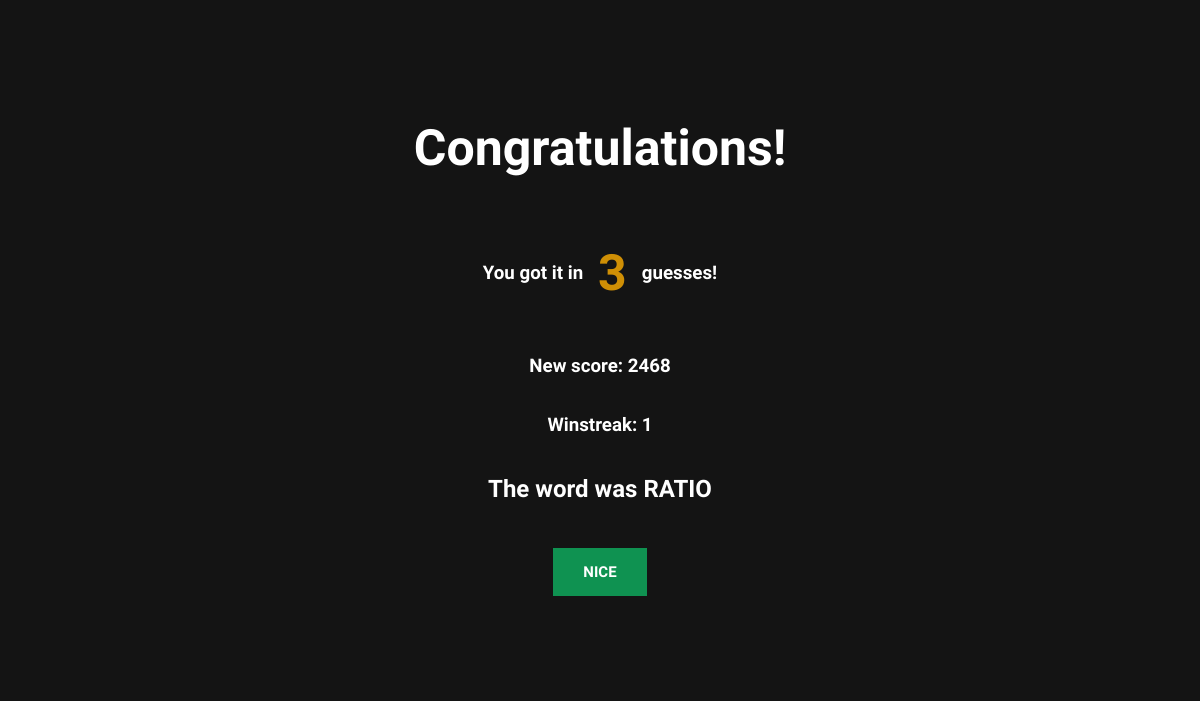
/win/ (signed in), run on an earlier commit of the app's database.
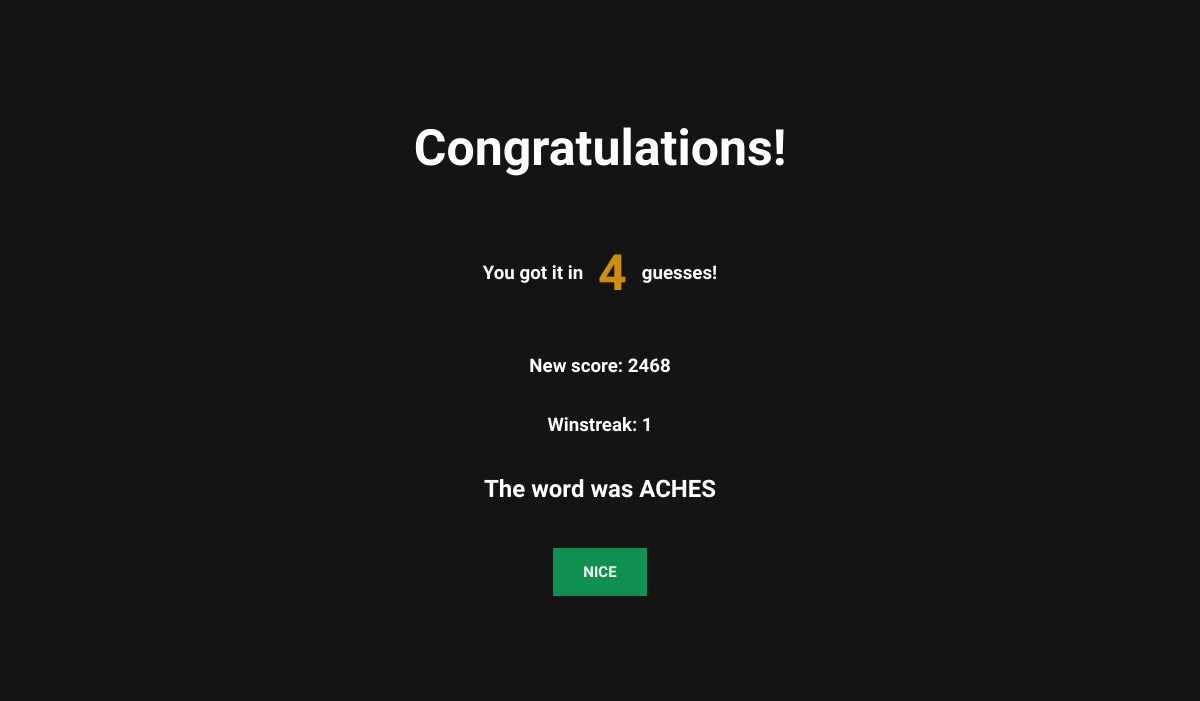
And on a later commit of the database.
### base/models.py (models this page shows, shortened)
class Guess(models.Model):
    user = models.ForeignKey(User, on_delete=models.CASCADE)
    word = models.CharField(max_length=5)
    attempt_number = models.PositiveIntegerField(default=0)
    result = models.JSONField(default=list)

class Answer(models.Model):
    word = models.CharField(max_length=5, default='')

### base/views.py (the view)
# urls.py: path('win/', views.win, name='win'),
def win(request):
    user = User.objects.get(id=request.user.id)
    answer = Answer.objects.first()
    guess = Guess.objects.last()
    if user.rewarded == False:
        user.winstreak += 1
        user.rewarded = True
        if guess.attempt_number <= 2:
            user.score += 10 + (user.winstreak)
        elif guess.attempt_number <= 4:
            user.score += 7 + (user.winstreak)
        elif guess.attempt_number <= 6:
            user.score += 3 + (user.winstreak)
    user.save()
    context = {
        'user': user,
        'answer': answer,
        'guess': guess,
    }
    return render(request, 'base/win.html', context)

### base/templates/base/win.html (shortened to what this page needs)
{% extends 'main.html' %}
{% block content %}
<div class="win">
    <h1>Congratulations!</h1>
    <h3>
        You got it in
        <span class="
            {% if guess.attempt_number <= 2 %}score__perfect
            {% elif guess.attempt_number <= 4 %}score__good
            {% endif %}">
            {{guess.attempt_number}}
        </span>
        {% if guess.attempt_number == 1 %}guess{% else %}guesses{% endif %}!
    </h3>
    <h3>New score: {{user.score}}</h3>
    <h3>Winstreak: {{user.winstreak}}</h3>
    <h2>The word was {{answer.word}}</h2>
    <a class="action__btn" href="{% url 'home' %}">Nice</a>
</div>
{% endblock content %}

What changed in the data, as far as the page shows it:
removed Guess: attempt_number "3"
added Guess: attempt_number "4"
changed Answer: word "RATIO" → "ACHES"
